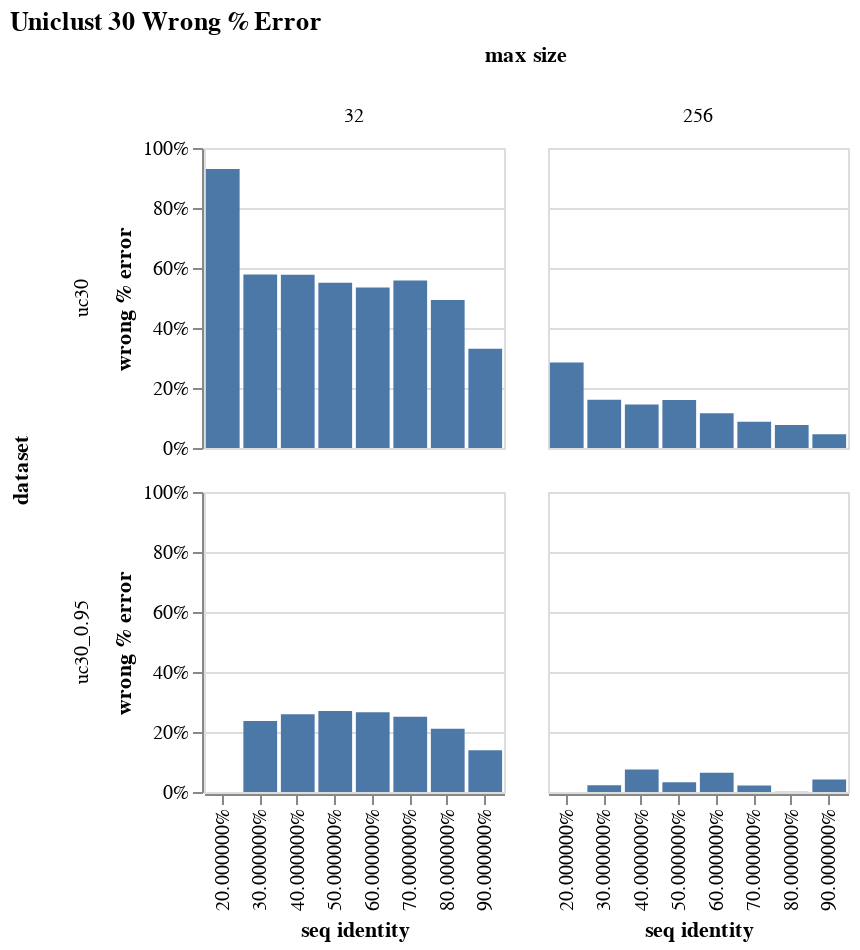

Notebook cell for this chart:
### Code cell
alt.Chart(data, title = "Uniclust 30 Wrong % Error").mark_bar().encode(
    x = alt.X("seq identity:N", axis = alt.Axis(format = "%")),
    y = alt.Y("wrong % error", axis = alt.Axis(format = "%")),
    column = "max size:N",
    row = "dataset"
).properties(
    width = 150,
    height = 150
)

### Figure 1 — Vega-Lite specification as saved in the notebook (floating-point values rounded to 4 significant figures)
{"config": {"view": {"continuousWidth": 400, "continuousHeight": 300}}, "data": {"name": "data-b967d6aaaff231b5a8846309cba42355"}, "mark": "bar", "encoding": {"column": {"type": "nominal", "field": "max size"}, "row": {"type": "nominal", "field": "dataset"}, "x": {"type": "nominal", "axis": {"format": "%"}, "field": "seq identity"}, "y": {"type": "quantitative", "axis": {"format": "%"}, "field": "wrong % error"}}, "height": 150, "title": "Uniclust 30 Wrong % Error", "width": 150, "$schema": "https://vega.github.io/schema/vega-lite/v4.8.1.json", "datasets": {"data-b967d6aaaff231b5a8846309cba42355": [{"dataset": "uc30_0.95", "max size": 32, "seq identity": 0.0, "count": 0, "wrong": 0, "wrong % error": null, "% wrong": null}, {"dataset": "uc30_0.95", "max size": 32, "seq identity": 0.1, "count": 0, "wrong": 0, "wrong % error": null, "% wrong": null}, {"dataset": "uc30_0.95", "max size": 32, "seq identity": 0.2, "count": 14, "wrong": 0, "wrong % error": null, "% wrong": 0.0}, {"dataset": "uc30_0.95", "max size": 32, "seq identity": 0.3, "count": 873, "wrong": 48, "wrong % error": 0.2364, "% wrong": 0.05498}, {"dataset": "uc30_0.95", "max size": 32, "seq identity": 0.4, "count": 1166, "wrong": 72, "wrong % error": 0.2589, "% wrong": 0.06175}, {"dataset": "uc30_0.95", "max size": 32, "seq identity": 0.5, "count": 951, "wrong": 38, "wrong % error": 0.2699, "% wrong": 0.03996}, {"dataset": "uc30_0.95", "max size": 32, "seq identity": 0.6, "count": 923, "wrong": 29, "wrong % error": 0.266, "% wrong": 0.03142}, {"dataset": "uc30_0.95", "max size": 32, "seq identity": 0.7, "count": 789, "wrong": 21, "wrong % error": 0.2508, "% wrong": 0.02662}, {"dataset": "uc30_0.95", "max size": 32, "seq identity": 0.8, "count": 747, "wrong": 10, "wrong % error": 0.2109, "% wrong": 0.01339}, {"dataset": "uc30_0.95", "max size": 32, "seq identity": 0.9, "count": 1537, "wrong": 20, "wrong % error": 0.139, "% wrong": 0.01301}, {"dataset": "uc30_0.95", "max size": 256, "seq identity": 0.0, "count": 0, "wrong": 0, "wrong % error": null, "% wrong": null}, {"dataset": "uc30_0.95", "max size": 256, "seq identity": 0.1, "count": 0, "wrong": 0, "wrong % error": null, "% wrong": null}, {"dataset": "uc30_0.95", "max size": 256, "seq identity": 0.2, "count": 14, "wrong": 0, "wrong % error": null, "% wrong": 0.0}, {"dataset": "uc30_0.95", "max size": 256, "seq identity": 0.3, "count": 873, "wrong": 6, "wrong % error": 0.02263, "% wrong": 0.006873}, {"dataset": "uc30_0.95", "max size": 256, "seq identity": 0.4, "count": 1166, "wrong": 8, "wrong % error": 0.07535, "% wrong": 0.006861}, {"dataset": "uc30_0.95", "max size": 256, "seq identity": 0.5, "count": 951, "wrong": 4, "wrong % error": 0.03272, "% wrong": 0.004206}, {"dataset": "uc30_0.95", "max size": 256, "seq identity": 0.6, "count": 923, "wrong": 4, "wrong % error": 0.06402, "% wrong": 0.004334}, {"dataset": "uc30_0.95", "max size": 256, "seq identity": 0.7, "count": 789, "wrong": 5, "wrong % error": 0.02126, "% wrong": 0.006337}, {"dataset": "uc30_0.95", "max size": 256, "seq identity": 0.8, "count": 747, "wrong": 1, "wrong % error": 0.0006338, "% wrong": 0.001339}, {"dataset": "uc30_0.95", "max size": 256, "seq identity": 0.9, "count": 1537, "wrong": 6, "wrong % error": 0.04126, "% wrong": 0.003904}, {"dataset": "uc30", "max size": 32, "seq identity": 0.0, "count": 0, "wrong": 0, "wrong % error": null, "% wrong": null}, {"dataset": "uc30", "max size": 32, "seq identity": 0.1, "count": 0, "wrong": 0, "wrong % error": null, "% wrong": null}, {"dataset": "uc30", "max size": 32, "seq identity": 0.2, "count": 192, "wrong": 82, "wrong % error": 0.9296, "% wrong": 0.4271}, {"dataset": "uc30", "max size": 32, "seq identity": 0.3, "count": 1170, "wrong": 292, "wrong % error": 0.5784, "% wrong": 0.2496}, {"dataset": "uc30", "max size": 32, "seq identity": 0.4, "count": 1182, "wrong": 277, "wrong % error": 0.5775, "% wrong": 0.2343}, {"dataset": "uc30", "max size": 32, "seq identity": 0.5, "count": 1160, "wrong": 231, "wrong % error": 0.5505, "% wrong": 0.1991}, {"dataset": "uc30", "max size": 32, "seq identity": 0.6, "count": 1044, "wrong": 198, "wrong % error": 0.5351, "% wrong": 0.1897}, {"dataset": "uc30", "max size": 32, "seq identity": 0.7, "count": 847, "wrong": 106, "wrong % error": 0.5582, "% wrong": 0.1251}, {"dataset": "uc30", "max size": 32, "seq identity": 0.8, "count": 694, "wrong": 89, "wrong % error": 0.4932, "% wrong": 0.1282}, {"dataset": "uc30", "max size": 32, "seq identity": 0.9, "count": 711, "wrong": 19, "wrong % error": 0.3312, "% wrong": 0.02672}, {"dataset": "uc30", "max size": 256, "seq identity": 0.0, "count": 0, "wrong": 0, "wrong % error": null, "% wrong": null}, {"dataset": "uc30", "max size": 256, "seq identity": 0.1, "count": 0, "wrong": 0, "wrong % error": null, "% wrong": null}, {"dataset": "uc30", "max size": 256, "seq identity": 0.2, "count": 192, "wrong": 10, "wrong % error": 0.285, "% wrong": 0.05208}, {"dataset": "uc30", "max size": 256, "seq identity": 0.3, "count": 1170, "wrong": 34, "wrong % error": 0.1609, "% wrong": 0.02906}, {"dataset": "uc30", "max size": 256, "seq identity": 0.4, "count": 1182, "wrong": 33, "wrong % error": 0.1449, "% wrong": 0.02792}, {"dataset": "uc30", "max size": 256, "seq identity": 0.5, "count": 1160, "wrong": 33, "wrong % error": 0.1602, "% wrong": 0.02845}, {"dataset": "uc30", "max size": 256, "seq identity": 0.6, "count": 1044, "wrong": 31, "wrong % error": 0.1159, "% wrong": 0.02969}, {"dataset": "uc30", "max size": 256, "seq identity": 0.7, "count": 847, "wrong": 13, "wrong % error": 0.08762, "% wrong": 0.01535}, {"dataset": "uc30", "max size": 256, "seq identity": 0.8, "count": 694, "wrong": 20, "wrong % error": 0.07686, "% wrong": 0.02882}, {"dataset": "uc30", "max size": 256, "seq identity": 0.9, "count": 711, "wrong": 8, "wrong % error": 0.04555, "% wrong": 0.01125}]}}
